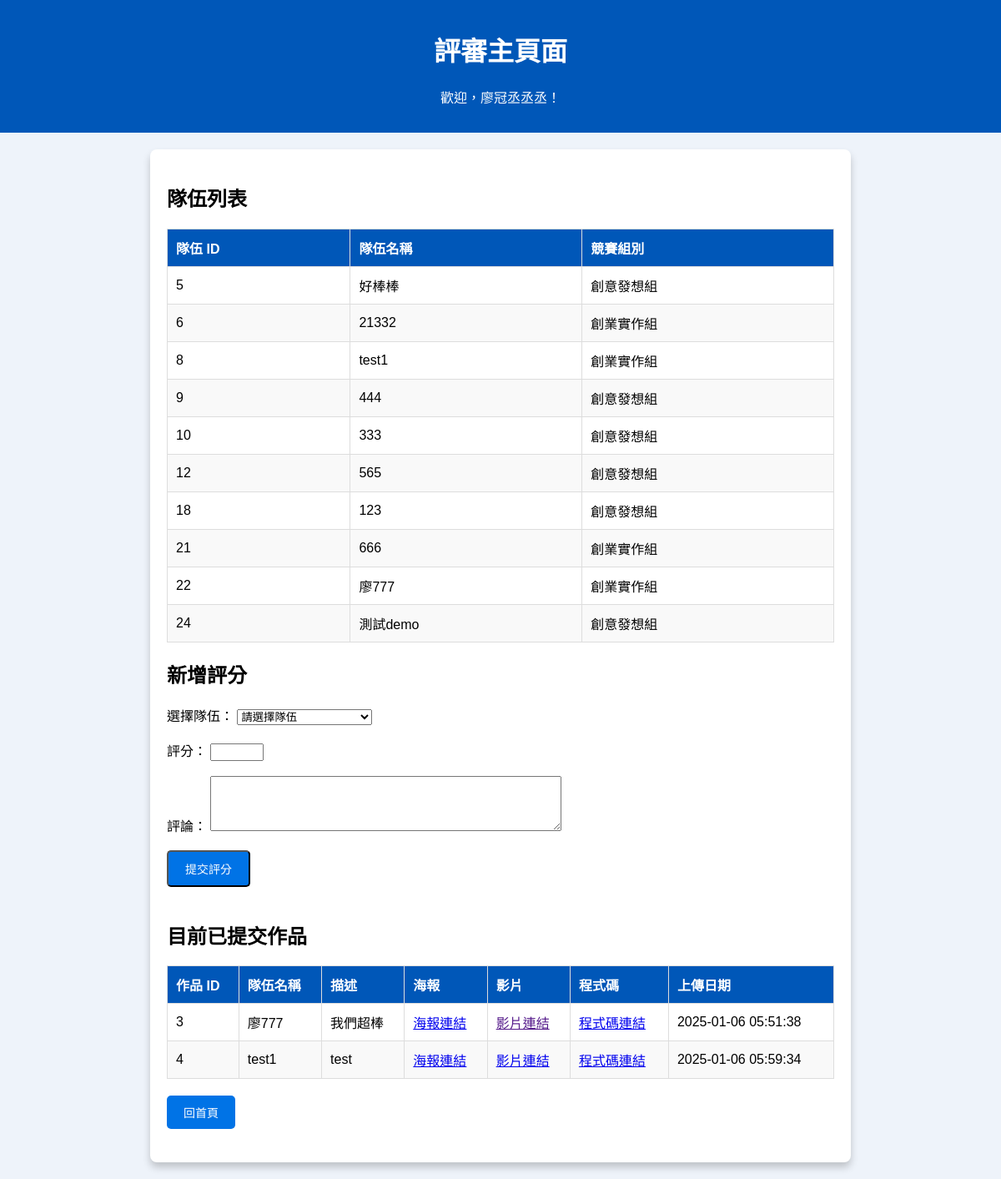
Before: /database_PJ/judge_dashboard.php (signed in) with the older database file.
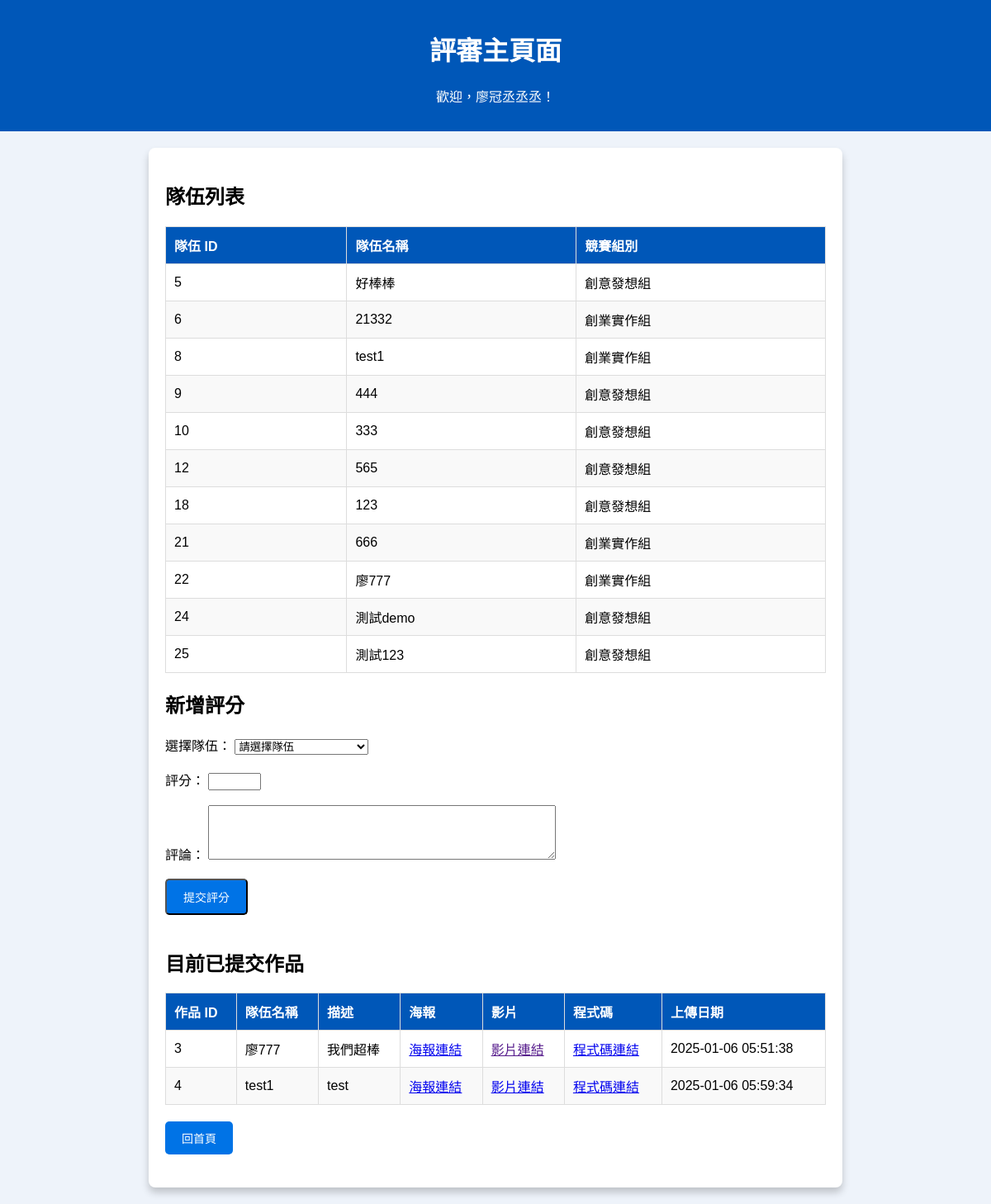
After: the same page with the newer database file.
### tables this page shows
CREATE TABLE `team` (
  `TeamID` int(11) NOT NULL,
  `competition_category` varchar(10) NOT NULL,
  `TeamName` varchar(100) NOT NULL,
  `RegistrationDate` date NOT NULL,
  `Rank` int(11) DEFAULT NULL,
  `TeacherID` int(11) NOT NULL
);

CREATE TABLE `submission` (
  `SubmissionID` int(11) NOT NULL,
  `TeamID` int(11) NOT NULL,
  `Description` varchar(500) NOT NULL,
  `PosterLink` varchar(255) NOT NULL,
  `VideoLink` varchar(255) NOT NULL,
  `CodeLink` varchar(255) NOT NULL,
  `UploadDate` datetime NOT NULL
);

### database_PJ/judge_dashboard.php (the view, shortened to what this page needs)
<?php
require_once 'db_connection.php';
$judge_name = $_SESSION['judge_name'];
try {
    $sql_teams = "SELECT TeamID, TeamName, competition_category FROM team";
    $stmt_teams = $pdo->query($sql_teams);
    $teams = $stmt_teams->fetchAll(PDO::FETCH_ASSOC);
    $sql_submissions = "
        SELECT s.SubmissionID, s.TeamID, t.TeamName, s.Description, s.PosterLink, s.VideoLink, s.CodeLink, s.UploadDate
        FROM submission s
        JOIN team t ON s.TeamID = t.TeamID";
    $stmt_submissions = $pdo->query($sql_submissions);
    $submissions = $stmt_submissions->fetchAll(PDO::FETCH_ASSOC);
} catch (PDOException $e) {
    die("資料獲取失敗: " . $e->getMessage());
}
?>
<!DOCTYPE html>
<html lang="zh-TW">
<head>
</head>
<body>
    <header>
        <h1>評審主頁面</h1>
        <p>歡迎，<?= htmlspecialchars($judge_name) ?>！</p>
    </header>
    <div class="container">
        <h2>隊伍列表</h2>
        <table>
            <thead>
                <tr>
                    <th>隊伍 ID</th>
                    <th>隊伍名稱</th>
                    <th>競賽組別</th>
                </tr>
            </thead>
            <tbody>
                <?php foreach ($teams as $team): ?>
                    <tr>
                        <td><?= htmlspecialchars($team['TeamID']) ?></td>
                        <td><?= htmlspecialchars($team['TeamName']) ?></td>
                        <td><?= htmlspecialchars($team['competition_category']) ?></td>
                    </tr>
                <?php endforeach; ?>
            </tbody>
        </table>
        <h2>新增評分</h2>
        <form method="POST" action="">
            <label for="team_id">選擇隊伍：</label>
            <select id="team_id" name="team_id" required>
                <option value="">請選擇隊伍</option>
            </select>
            <br><br>
            <label for="score_value">評分：</label>
            <input type="number" id="score_value" name="score_value" min="0" max="100" required>
            <br><br>
            <label for="comment">評論：</label>
            <textarea id="comment" name="comment" rows="4" cols="50" required></textarea>
            <br><br>
            <button type="submit" class="btn">提交評分</button>
        </form>
        <h2>目前已提交作品</h2>
        <table>
            <thead>
                <tr>
                    <th>作品 ID</th>
                    <th>隊伍名稱</th>
                    <th>描述</th>
                    <th>海報</th>
                    <th>影片</th>
                    <th>程式碼</th>
                    <th>上傳日期</th>
                </tr>
            </thead>
            <tbody>
                <?php foreach ($submissions as $submission): ?>
                    <tr>
                        <td><?= htmlspecialchars($submission['SubmissionID']) ?></td>
                        <td><?= htmlspecialchars($submission['TeamName']) ?></td>
                        <td><?= htmlspecialchars($submission['Description']) ?></td>
                        <td><a href="<?= htmlspecialchars($submission['PosterLink']) ?>" target="_blank">海報連結</a></td>
                        <td><a href="<?= htmlspecialchars($submission['VideoLink']) ?>" target="_blank">影片連結</a></td>
                        <td><a href="<?= htmlspecialchars($submission['CodeLink']) ?>" target="_blank">程式碼連結</a></td>
                        <td><?= htmlspecialchars($submission['UploadDate']) ?></td>
                    </tr>
                <?php endforeach; ?>
            </tbody>
        </table>
        <a href="index.php" class="btn">回首頁</a>
    </div>
</body>
</html>

Changed rows visible on the page:
added team: TeamID "25", TeamName "測試123", competition_category "創意發想組"
